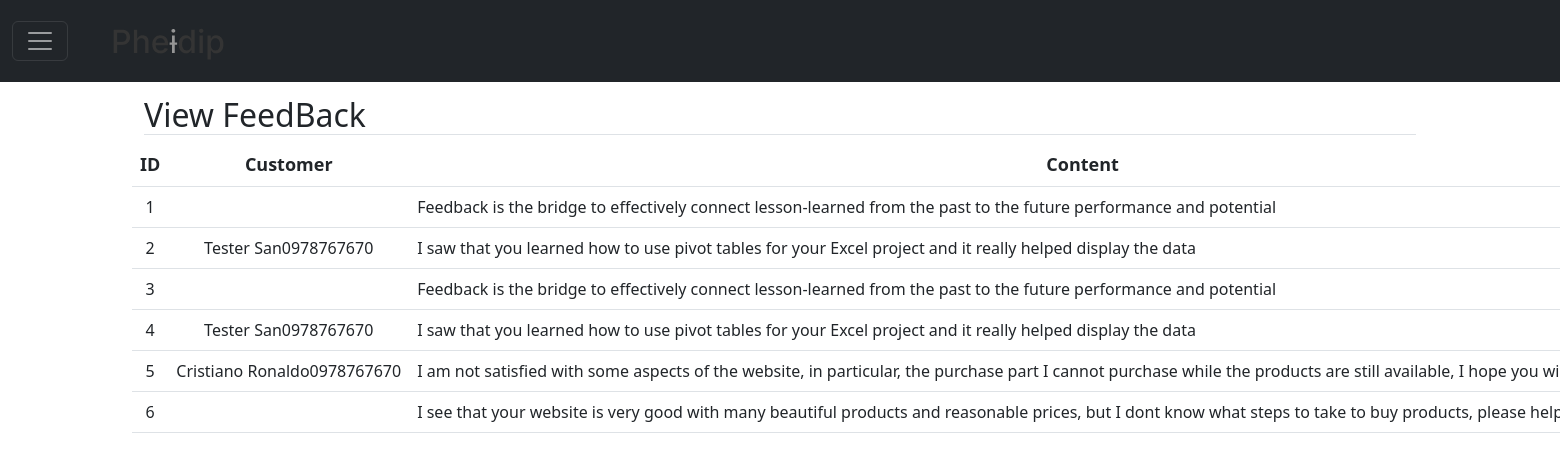
The page /ViewFeedBack.php (signed in) on the database its author committed.
### tables this page shows
CREATE TABLE `tbFeedback`(
    `FeedbackID` int NOT NULL AUTO_INCREMENT,
    `UserID` int,
    `GuestID` int,
    `Content` text NOT NULL,
    `Date` datetime NOT NULL,
    PRIMARY KEY(FeedbackID)
);

CREATE TABLE `tbUser_Account` (
    `UserID` int NOT NULL AUTO_INCREMENT,
    `UserName` varchar(50) NOT NULL,
    `Password` varchar(50) NOT NULL,
    `FullName` varchar(100) NOT NULL,
    `Email` varchar(50) NOT NULL,
    `PhoneNumber` varchar(14) NOT NULL,
    `Status` boolean DEFAULT 1,
    PRIMARY KEY (UserID)
);

CREATE TABLE `tbGuest`(
    `GuestID` int NOT NULL AUTO_INCREMENT,
    `GuestName` varchar(100) NOT NULL,
    `email` varchar(50) NOT NULL,
    `Phone` varchar(14) NOT NULL,
     PRIMARY KEY(GuestId)
);

### ViewFeedBack.php (the view, shortened to what this page needs)
<?php
include_once 'php/DBConnect.php';
$tbfeedback = "SELECT * FROM tbfeedback";
$rsfeedback = mysqli_query($conn, $tbfeedback);
$datafeedback = mysqli_num_rows($rsfeedback);
$tbuser_account = "SELECT * FROM tbuser_account";
$rsuser = mysqli_query($conn, $tbuser_account);
$datauser = mysqli_num_rows($rsuser);
$user = array();
for ($i = 0; $i < $datauser; $i++) {
    $rcUser = mysqli_fetch_array($rsuser);
    array_push($user, $rcUser);
}
$tbguest = "SELECT * FROM tbguest";
$rsguest = mysqli_query($conn, $tbguest);
$dataguest = mysqli_num_rows($rsguest);
for ($i = 0; $i < $dataguest; $i++) {
    $rcGuest = mysqli_fetch_array($rsguest);
    array_push($user, $rcGuest);
}
include 'php/htmlHead.php';
include 'php/sidebar.php';
?>
<section class="container">
    <div class="container">
        <h2 class="border-bottom">View FeedBack</h2>
    </div>
    <table class="table text-nowrap table-responsive text-center">
        <thead>
            <tr>
                <th scope="col">ID</th>
                <th scope="col">Customer</th>
                <th scope="col">Content</th>
            </tr>
        </thead>
        <tbody>
            <?php
            for ($i = 0; $i < $datafeedback; $i++) :
                $rcfeedback = mysqli_fetch_array($rsfeedback);
            ?>
                <tr>
                    <td><?= $rcfeedback[0] ?></td>
                    <td>
                        <?php
                        for ($z = 0; $z < count($user); $z++) {
                            if ($rcfeedback[1] == $user[$z][0]) {
                                echo $user[$z][3];
                            }
                        };
                        ?>
                    </td>
                    <td class="overflow-hidden text-start"><?= $rcfeedback[3] ?></td>
                </tr>
            <?php
            endfor;
            ?>
        </tbody>
    </table>
</section>
<?php
include 'php/htmlBody.php';
?>

### css/main.css (style rules this page uses)
.table thead th { font-size: large; }

### rows shown on the page
tbfeedback: FeedbackID "1", Content "Feedback is the bridge to effectively connect lesson-learned from the past to the future performance and potential"
tbfeedback: FeedbackID "2", UserID.FullName "Tester San", Content "I saw that you learned how to use pivot tables for your Excel project and it really helped display the data"
tbguest: Phone "0978767670"
tbfeedback: FeedbackID "3", Content "Feedback is the bridge to effectively connect lesson-learned from the past to the future performance and potential"
tbfeedback: FeedbackID "4", UserID.FullName "Tester San", Content "I saw that you learned how to use pivot tables for your Excel project and it really helped display the data"
tbfeedback: FeedbackID "5", Content "I am not satisfied with some aspects of the website, in particular, the purchase part I cannot purchase while the products are still available, I hope you…"
tbuser_account: FullName "Cristiano Ronaldo"
tbguest: Phone "0978767670"
tbfeedback: FeedbackID "6", Content "I see that your website is very good with many beautiful products and reasonable prices, but I dont know what steps to take to buy products, please…"
